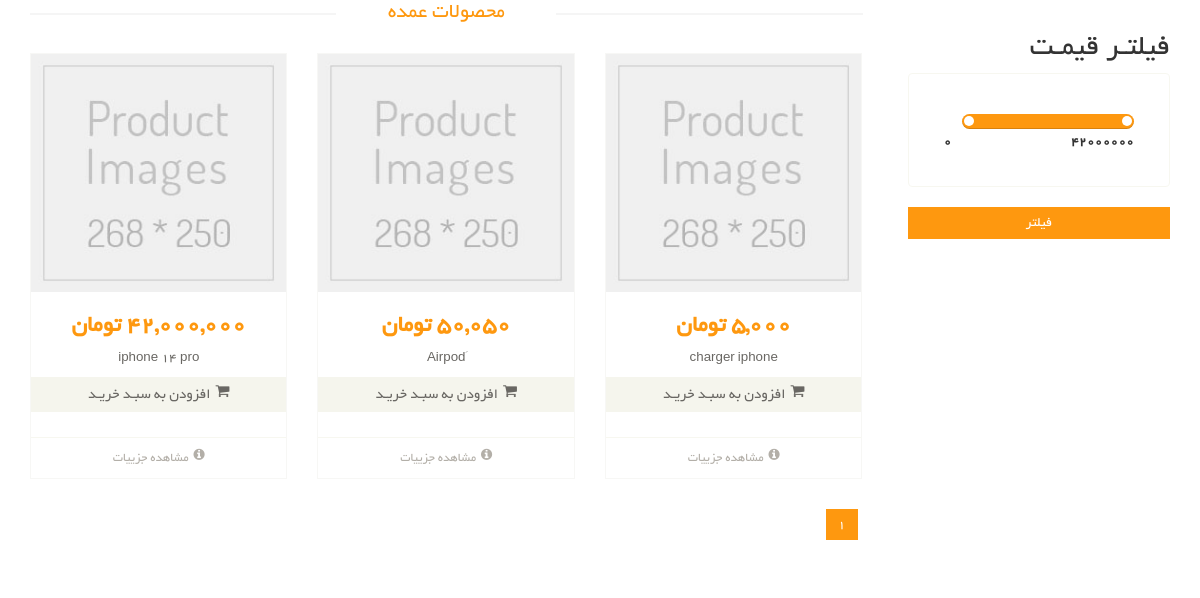
Before: /products/ with the older database file.
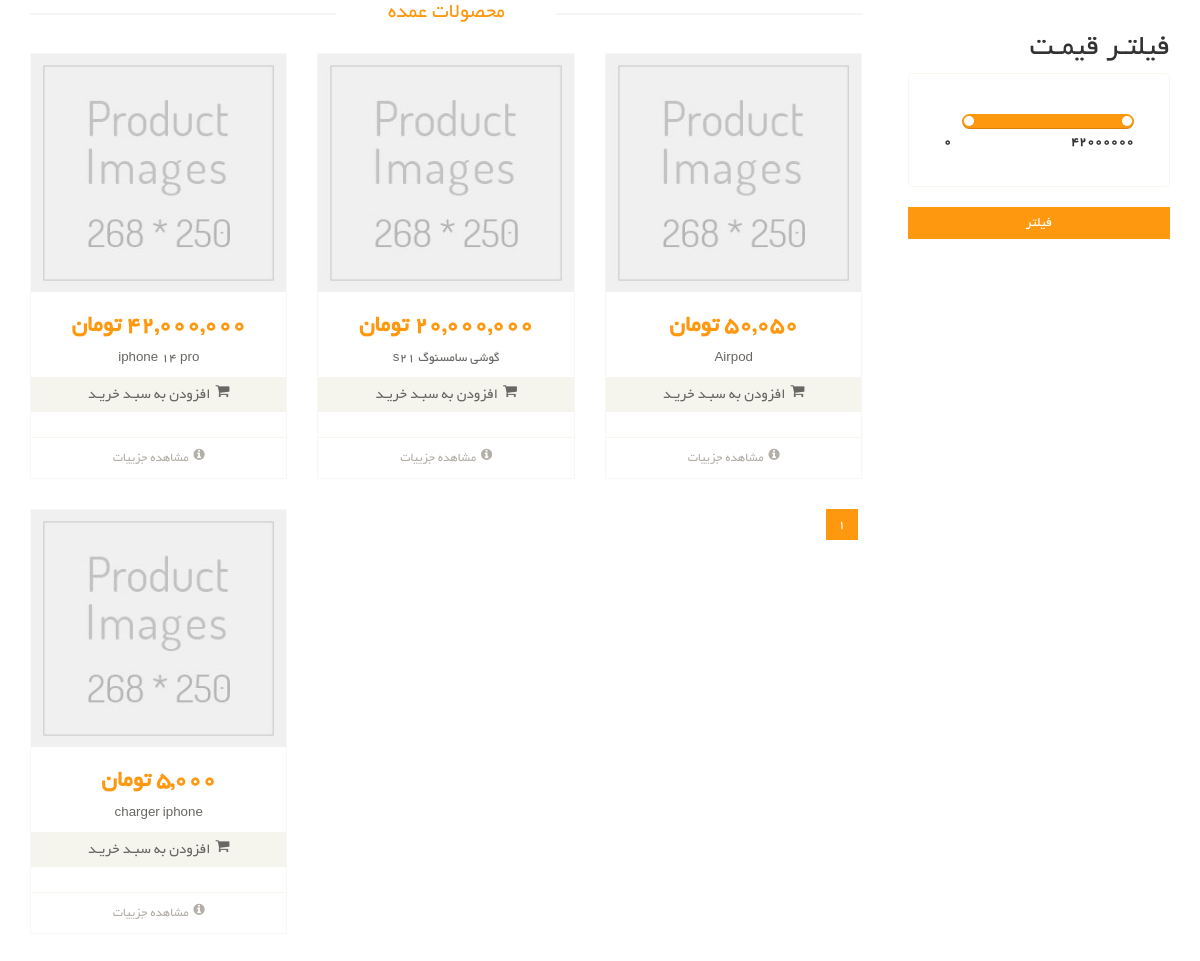
After: the same page with the newer database file.
### product_module/models.py (models this page shows, shortened)
class Product(models.Model):
    title = models.CharField(max_length=300, verbose_name='نام محصول')
    category = models.ManyToManyField(ProductCategory, related_name='product_categories',
                                      verbose_name="دسته بندی محصول")
    tag = models.ManyToManyField(ProductTags, verbose_name="برچسب های محصول")
    brand = models.ForeignKey(ProductBrand, on_delete=models.CASCADE, verbose_name="برند", null=True, blank=True)
    image = models.ImageField(upload_to='images/products', null=True, blank=True, verbose_name='تصویر محصول')
    price = models.IntegerField(default=0, verbose_name='قیمت')
    short_description = models.CharField(max_length=360, null=True, db_index=True, verbose_name='توضیحات کوتاه')
    description = models.TextField(db_index=True, verbose_name="توضیحات اصلی")
    is_active = models.BooleanField(default=False, verbose_name='فعال / غیرفعال')
    is_delete = models.BooleanField(default=False, verbose_name='حذف شده / حذف نشده')
    slug = models.SlugField(db_index=True, editable=False, allow_unicode=True, verbose_name='عنوان در لینک')
    created = models.DateTimeField(auto_now_add=True, null=True, blank=True)
    updated = models.DateTimeField(auto_now=True, null=True, blank=True)
    class Meta:
        verbose_name = 'محصول'
        verbose_name_plural = 'محصولات'

### product_module/views.py (the view)
# urls.py: path('', views.ProductListView.as_view(), name='product_list'),
class ProductListView(ListView):
    template_name = 'product_module/product_list.html'
    model = Product
    context_object_name = 'product'
    ordering = ['-created', '-price']
    paginate_by = 10
    def get_context_data(self, **kwargs):
        context = super(ProductListView, self).get_context_data()
        query = Product.objects.all()
        product: Product = query.order_by('-price').first()
        db_max_price = product.price if product is not None else 0
        context['db_max_price'] = db_max_price
        context['start_price'] = self.request.GET.get('start_price') or 0
        context['end_price'] = self.request.GET.get('end_price') or db_max_price
        context['banners'] = SiteBanner.objects.filter(is_active=True,
                                                       position__iexact=SiteBanner.SiteBannerPosition.product_list)
        return context
    def get_queryset(self):
        query = super(ProductListView, self).get_queryset()
        category_name = self.kwargs.get('cat')
        brand_name = self.kwargs.get('brand')
        request: HttpRequest = self.request
        start_price = request.GET.get('start_price')
        end_price = request.GET.get('end_price')
        if start_price is not None:
            query = query.filter(price__gte=start_price)
        if end_price is not None:
            query = query.filter(price__lte=end_price)
        if category_name is not None:
            query = query.filter(category__url_title__iexact=category_name)
        elif brand_name is not None:
            query = query.filter(brand__url_title__iexact=brand_name)
        data = query.filter(is_active=True)
        return data

### polls/templatetags/poll_extras.py (called while the page is built)
@register.filter(name='three_digit_currency')
def three_digit_currency(value: int):
    return '{:,}'.format(value) + ' تومان'

### product_module/templates/product_module/product_list.html (shortened to what this page needs)
{% extends 'shared/_layout.html' %}
{% load thumbnail %}
{% load render_partial %}
{% load static %}
{% block content %}
    <section>
        <div class="container">
            <div class="row">
                <div class="col-sm-9 padding-right">
                    {% if product %}
                        <div class="features_items">
                            <h2 class="title text-center">محصولات عمده</h2>
                            {% for product in product %}
                                {% include 'product_module/includes/product_item_partial.html'  with product=product col_size=4 %}
                            {% endfor %}
                            <ul class="pagination">
                                {% for pageNumber in paginator.page_range %}
                                    <li class="{% if page_obj.number == pageNumber %}active{% endif %}">
                                        <a class="cursor-pointer"
                                           onclick="fillpage({{ pageNumber }})">{{ pageNumber }}</a></li>
                                {% endfor %}
                            </ul>
                        </div>
                    {% else %}
                        <div class="alert alert-danger">
                            <p>محصولی یافت نشد</p>
                            <hr>
                            <a href="{% url 'home:home' %}">بازگشت به خانه</a>
                        </div>
                    {% endif %}
                </div>
                <div class="col-sm-3">
                    <div class="price-range">
                        <h2>فیلتـر قیمـت</h2>
                        <div class="well">
                                   id="sl2"><br/>
                            <b>{{ db_max_price }}</b> <b class="pull-left">0</b>
                        </div>
                    </div>
                    <div>
                        <button class="btn btn-primary btn-block" onclick="filterProduct()">فیلتر</button>
                    </div>
                    <br>
                    <br>
                </div>
            </div>
        </div>
    </section>
{% endblock %}

### product_module/templates/product_module/includes/product_item_partial.html (shortened to what this page needs)
{% load poll_extras %}
{% load static %}
{% load thumbnail %}
<div class="col-sm-{{ col_size }}">
    <div class="product-image-wrapper">
        <div class="single-products">
            <div class="productinfo text-center">
                {% if product.image %}
                    {% thumbnail product.image "268x250" crop='center' as im %}
                        <img src="{{ im.url }}" alt="image {{ product.title }}">
                    {% endthumbnail %}
                {% else %}
                    <img src="{% static "images/shop/product.jpg" %}" alt="image of {{ product.title }}">
                {% endif %}
                <h2>{{ product.price | three_digit_currency }}</h2>
                <p>{{ product.title }}</p>
                <a onclick="addProductToOrder('{{ product.id }}')"  class="btn btn-default add-to-cart"><i class="fa fa-shopping-cart"></i>افزودن به سبـد خریـد</a>
            </div>
            <div class="product-overlay">
                <div class="overlay-content">
                </div>
            </div>
        </div>
        <div class="choose">
            <ul class="nav nav-pills nav-justified">
                <li><a href="{% url 'product:product_detail' pk=product.id slug=product.slug %}"><i class="fa fa-info-circle"></i>مشاهده جزییات</a></li>
            </ul>
        </div>
    </div>
</div>

Changed rows visible on the page:
added Product: price|three_digit_currency "20,000,000 تومان", title "گوشی سامسنوگ s21"
changed Product "50,050 تومان": title "َAirpod" → "Airpod"
